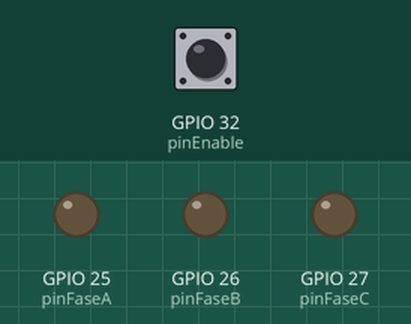
Recording of a sketch running on a simulated ESP32. Shown: output pins drawn as LEDs (lit = HIGH). The inputs (shaded band) are chosen by the test bench; at power-on: GPIO 32 (pinEnable) HIGH. What the sketch prints to the serial monitor is not drawn.

Above: at 5.1 s.
Timing chart, 0 to 5.3 s (numbered marks = the images above; inputs shaded):
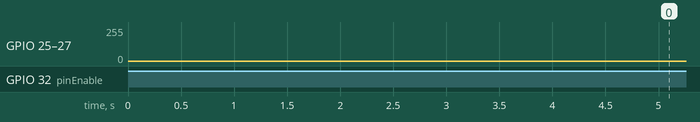

The sketch:

GeneradorDeTrifasicaESP.ino
```cpp
#include <WiFi.h>

// ****************************** Senoidal a generar
#define SIN_FREQUENCY 50
#define SIN_OFFSET 1.5
#define SIN_AMPLITUDE 1

// ****************************** Temporización de la interrupción
#define INTERRUPT_FREQUENCY 10000

// ****************************** Características del PWM
#define PWM_FREQUENCY 100000 // Frecuencia en Hz
#define PWM_RESOLUTION 12    // Resolución en bits
#define PWM_MAX_VOLTAGE 3.3  // Tensión de excursión máxima en voltios

#define FASE_A 0
#define FASE_B 1
#define FASE_C 2

#define pinFaseA 25
#define pinFaseB 26
#define pinFaseC 27

#define DC_50 2048

// ****************************** Habilitación PWM
#define pinEnable 32

// ******************************
volatile int count = 0;
volatile bool restart = false;
hw_timer_t *timer = NULL;

portMUX_TYPE timerMux = portMUX_INITIALIZER_UNLOCKED;

volatile unsigned int inicio, termino, tardanza;
volatile bool interrumpiendo = true;

// Datazo! No se permite el uso de flotantes en las interrupciones!!
void IRAM_ATTR onTimer()
{
  portENTER_CRITICAL_ISR(&timerMux);

  static double incremento_fase = 2 * 3.14159265 * SIN_FREQUENCY / INTERRUPT_FREQUENCY;
  static double fase_120 = 2 * 3.14159265 / 3;
  static double fase_240 = 4 * 3.14159265 / 3;
  static double fase = 0;
  static double kdc = 4095 / PWM_MAX_VOLTAGE; // Transforma de tensión a cuentas

  inicio = micros();
  int dca = 1024, dcb = 2056, dcc = 3500;

  if (interrumpiendo)
  {
    fase = fase + incremento_fase;
    dca = (SIN_OFFSET + SIN_AMPLITUDE * sin(fase)) * kdc; // Argumento en radianes
    dcb = (SIN_OFFSET + SIN_AMPLITUDE * sin((fase + fase_120))) * kdc;
    dcc = (SIN_OFFSET + SIN_AMPLITUDE * sin((fase + fase_240))) * kdc;
  }
  else
  {
    dca = SIN_OFFSET * kdc;
    dcb = SIN_OFFSET * kdc;
    dcc = SIN_OFFSET * kdc;
  }

  ledcWrite(FASE_A, dca);
  ledcWrite(FASE_B, dcb);
  ledcWrite(FASE_C, dcc);

  termino = micros();

  count++;
  if (restart)
  {
    count = 0;
    restart = false;
  }

  tardanza = termino - inicio;

  portEXIT_CRITICAL_ISR(&timerMux);
}

void setup()
{
  WiFi.mode(WIFI_OFF);
  btStop();

  Serial.begin(115200);
  Serial.print("setup() running on core ");
  Serial.println(xPortGetCoreID());

  delay(5000);

  // Pin de habilitación
  pinMode(pinEnable, INPUT_PULLUP);

  // Fase A
  ledcAttachPin(pinFaseA, FASE_A);
  ledcSetup(FASE_A, PWM_FREQUENCY, PWM_RESOLUTION);

  // Fase B
  ledcAttachPin(pinFaseB, FASE_B);
  ledcSetup(FASE_B, PWM_FREQUENCY, PWM_RESOLUTION);

  // Fase C
  ledcAttachPin(pinFaseC, FASE_C);
  ledcSetup(FASE_C, PWM_FREQUENCY, PWM_RESOLUTION);

  // Configuramos el timer
  timer = timerBegin(0, 80, true);
  timerAttachInterrupt(timer, &onTimer, true);
  timerAlarmWrite(timer, 1000000 / INTERRUPT_FREQUENCY, true);
  timerAlarmEnable(timer);
}

void loop()
{

  delay(1000);
  Serial.printf("F: %u - ", count);
  Serial.printf("tardanza: %u", termino - inicio);
  Serial.printf("   int: %d\r\n", interrumpiendo);
  restart = true;

  if (digitalRead(pinEnable) == 0)
    interrumpiendo = false;
  else
    interrumpiendo = true;
}

//  ledcWrite(FASE_A, i); // Tarda 7 us en ejecutarse
//  ledcWrite(FASE_B, i); // Los 2 tardan 12 us
//  ledcWrite(FASE_C, i); // Los 3 tardan 18 us
```
